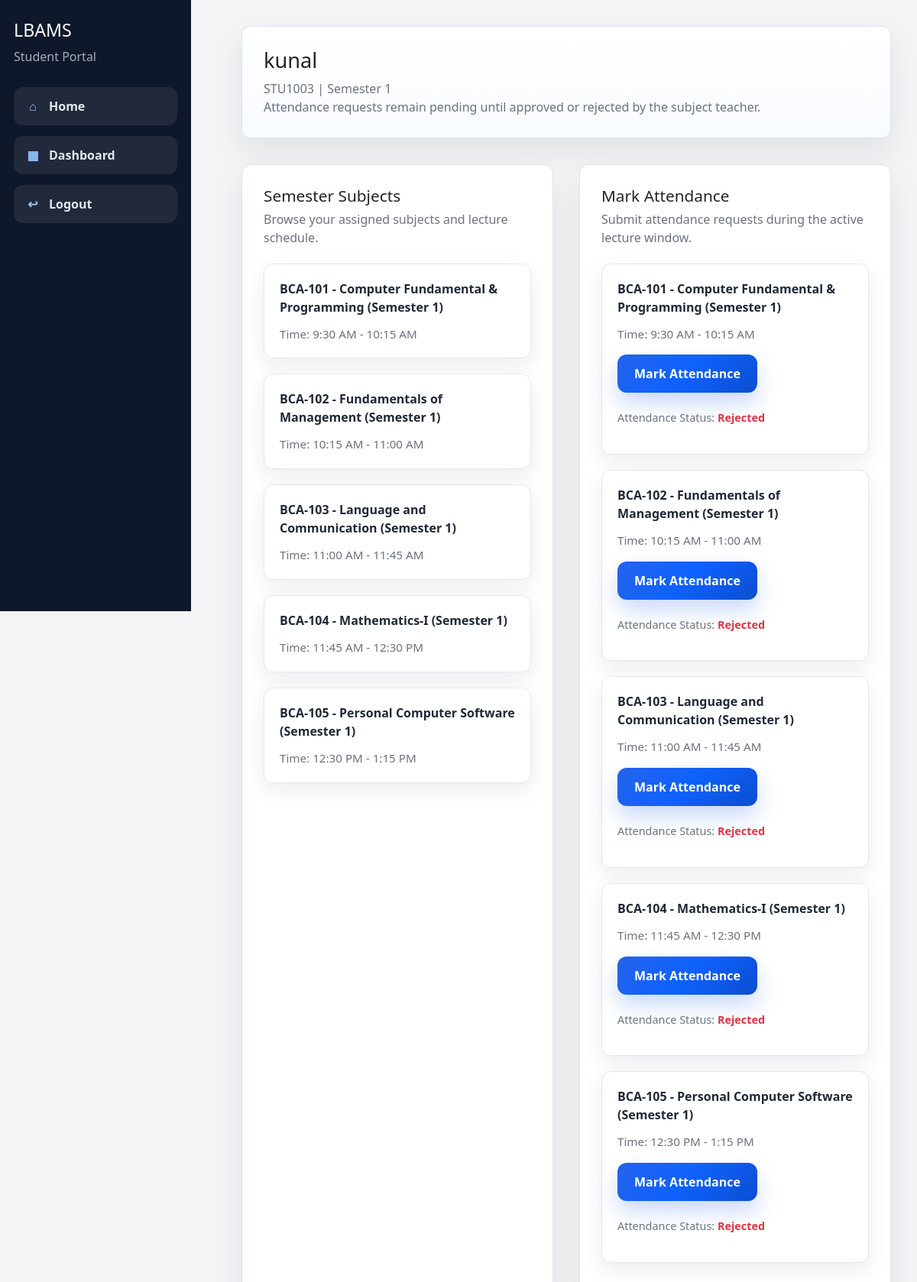
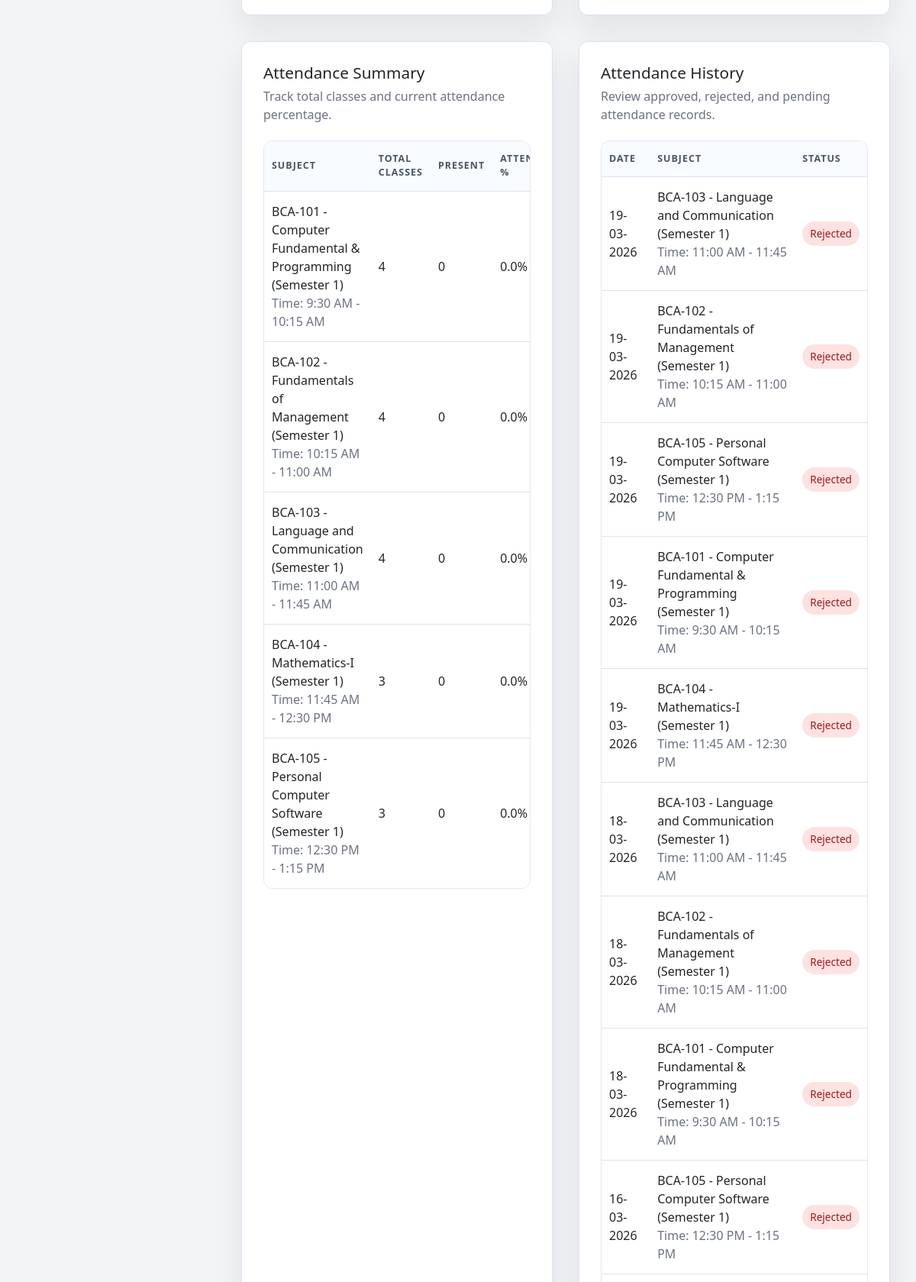
The page /student/dashboard (signed in, upper part) on the database its author committed (2 pictures, top to bottom).
### models.py (models this page shows, shortened)
class User(UserMixin, db.Model):
    __tablename__ = "users"
    id = db.Column(db.Integer, primary_key=True)
    username = db.Column(db.String(80), unique=True, nullable=False)
    password_hash = db.Column(db.String(255), nullable=False)
    role = db.Column(db.String(20), nullable=False)
    student = db.relationship("Student", back_populates="user", uselist=False)
    teacher = db.relationship("Teacher", back_populates="user", uselist=False)
    admin = db.relationship("Admin", back_populates="user", uselist=False)

class Student(db.Model):
    __tablename__ = "students"
    id = db.Column(db.Integer, primary_key=True)
    user_id = db.Column(db.Integer, db.ForeignKey("users.id"), unique=True, nullable=False)
    student_code = db.Column(db.String(30), unique=True, nullable=False)
    roll_number = db.Column(db.String(30), unique=True, nullable=False)
    full_name = db.Column(db.String(120), nullable=False)
    email = db.Column(db.String(120), unique=True, nullable=False)
    semester = db.Column(db.Integer, nullable=False)
    is_approved = db.Column(db.Boolean, default=False, nullable=False)
    is_rejected = db.Column(db.Boolean, default=False, nullable=False)
    created_at = db.Column(db.DateTime, default=datetime.utcnow, nullable=False)
    user = db.relationship("User", back_populates="student")
    attendances = db.relationship("Attendance", back_populates="student", passive_deletes=True)
    attendance_summaries = db.relationship(
        "AttendanceSummary",
        back_populates="student",
        passive_deletes=True,
    )

class Subject(db.Model):
    __tablename__ = "subjects"
    id = db.Column(db.Integer, primary_key=True)
    name = db.Column(db.String(120), unique=True, nullable=False)
    code = db.Column(db.String(20), unique=True, nullable=False)
    semester = db.Column(db.Integer, nullable=False)
    subject_type = db.Column("type", db.String(20), nullable=False, default="theory")
    teacher_id = db.Column(db.Integer, db.ForeignKey("teachers.id"), nullable=True)
    start_time = db.Column(db.Time, nullable=True)
    end_time = db.Column(db.Time, nullable=True)
    teachers = db.relationship(
        "Teacher",
        secondary=teacher_subjects,
        back_populates="subject_assignments",
    )
    lectures = db.relationship("Lecture", back_populates="subject", cascade="all, delete-orphan")
    attendances = db.relationship("Attendance", back_populates="subject")
    attendance_summaries = db.relationship("AttendanceSummary", back_populates="subject")
    @property
    def lecture_time_label(self):
        if self.subject_type == "lab":
            return "Lab subject"
        if self.subject_type == "project":
            return "Project"
        if not self.start_time or not self.end_time:
            return "Time not set"
        start = self.start_time.strftime("%I:%M %p").lstrip("0")
        end = self.end_time.strftime("%I:%M %p").lstrip("0")
        return f"{start} - {end}"
    @property
    def display_label(self):
        return f"{self.code} - {self.name} (Semester {self.semester})"

class AttendanceSummary(db.Model):
    __tablename__ = "attendance_summaries"
    __table_args__ = (
        UniqueConstraint("student_id", "subject_id", name="uq_attendance_summary"),
    )
    id = db.Column(db.Integer, primary_key=True)
    student_id = db.Column(db.Integer, db.ForeignKey("students.id"), nullable=False)
    subject_id = db.Column(db.Integer, db.ForeignKey("subjects.id"), nullable=False)
    total_classes = db.Column(db.Integer, default=0, nullable=False)
    present_classes = db.Column(db.Integer, default=0, nullable=False)
    attendance_percentage = db.Column(db.Float, default=0.0, nullable=False)
    updated_at = db.Column(db.DateTime, default=datetime.utcnow, onupdate=datetime.utcnow, nullable=False)
    student = db.relationship("Student", back_populates="attendance_summaries")
    subject = db.relationship("Subject", back_populates="attendance_summaries")

class Attendance(db.Model):
    __tablename__ = "attendance"
    __table_args__ = (
        UniqueConstraint("student_id", "lecture_id", "attendance_date", name="uq_attendance_once"),
    )
    id = db.Column(db.Integer, primary_key=True)
    student_id = db.Column(db.Integer, db.ForeignKey("students.id"), nullable=False)
    subject_id = db.Column(db.Integer, db.ForeignKey("subjects.id"), nullable=False)
    lecture_id = db.Column(db.Integer, db.ForeignKey("lectures.id"), nullable=False)
    attendance_date = db.Column(db.Date, default=date.today, nullable=False)
    status = db.Column(db.String(20), default="pending", nullable=False) # status can be pending, present, absent
    latitude = db.Column(db.Float, nullable=False)
    longitude = db.Column(db.Float, nullable=False)
    distance_meters = db.Column(db.Float, nullable=False)
    created_at = db.Column(db.DateTime, default=datetime.utcnow, nullable=False)
    student = db.relationship("Student", back_populates="attendances")
    subject = db.relationship("Subject", back_populates="attendances")
    lecture = db.relationship("Lecture", back_populates="attendances")

### routes/student_routes.py (the view)
@student_bp.route("/dashboard")
@login_required
def dashboard():
    if not student_required():
        return redirect(url_for("auth.login"))
    student = get_current_student()
    roll_number_redirect = require_roll_number(student)
    if roll_number_redirect:
        return roll_number_redirect
    reconcile_lecture_attendance()
    subjects = (
        Subject.query.filter_by(semester=student.semester)
        .order_by(
            case((Subject.start_time.is_(None), 1), else_=0),
            Subject.start_time.asc(),
            Subject.name.asc(),
        )
        .all()
    )
    todays_attendance = Attendance.query.filter_by(
        student_id=student.id,
        attendance_date=datetime.now(IST).date()
    ).all()
    attendance_status = {att.subject_id: att.status for att in todays_attendance}
    summary = []
    for subject in subjects:
        stored_summary = update_attendance_summary(student.id, subject.id)
        summary.append(
            {
                "subject": subject,
                "total_classes": stored_summary.total_classes if stored_summary else 0,
                "present": stored_summary.present_classes if stored_summary else 0,
                "percentage": stored_summary.attendance_percentage if stored_summary else 0,
            }
        )
    db.session.commit()
    history = (
        Attendance.query.filter_by(student_id=student.id)
        .order_by(Attendance.attendance_date.desc(), Attendance.created_at.desc())
        .all()
    )
    return render_template(
        "student/dashboard.html",
        student=student,
        subjects=subjects,
        summary=summary,
        history=history,
        allowed_radius=ALLOWED_RADIUS_METERS,
        attendance_status=attendance_status,
    )

### templates/student/dashboard.html (shortened to what this page needs)
{% extends "base.html" %}
{% block content %}
<section class="student-dashboard">
    <div class="card student-profile-card">
        <h2>{{ student.full_name }}</h2>
        <p class="muted">{{ student.student_code }} | Semester {{ student.semester }}</p>
        <p class="muted">Attendance requests remain pending until approved or rejected by the subject teacher.</p>
    </div>
    <div class="student-dashboard-grid">
        <div class="card student-subjects-card">
            <div class="student-card-header">
                <h2>Semester Subjects</h2>
                <p class="muted">Browse your assigned subjects and lecture schedule.</p>
            </div>
            <div class="subject-card-list">
                {% for subject in subjects %}
                <a class="subject-card" href="{{ url_for('student.subject_attendance_history', subject_id=subject.id) }}">
                    <p class="subject-heading">{{ subject.display_label }}</p>
                    <p class="subject-time">Time: {{ subject.lecture_time_label }}</p>
                </a>
                {% else %}
                <p>No subjects available for your semester.</p>
                {% endfor %}
            </div>
        </div>
        <div class="card student-attendance-card">
            <div class="student-card-header">
                <h2>Mark Attendance</h2>
                <p class="muted">Submit attendance requests during the active lecture window.</p>
            </div>
            <div class="subject-card-list">
                {% for subject in subjects %}
                <div class="subject-card">
                    <p class="subject-heading">{{ subject.display_label }}</p>
                    <p class="subject-time">Time: {{ subject.lecture_time_label }}</p>
                    <button
                        class="btn btn-primary attendance-trigger"
                        data-subject-id="{{ subject.id }}"
                        data-subject-name="{{ subject.name }}"
                        type="button"
                    >
                        Mark Attendance
                    </button>
                    {% set status = attendance_status.get(subject.id) %}
                    <p style="margin-top: 10px; font-size: 0.9em; color: #6c757d;">
                        Attendance Status:
                        {% if status == 'pending' %}
                            <span style="color: #0d6efd; font-weight: 600;">Pending Approval</span>
                        {% elif status == 'present' %}
                            <span style="color: #198754; font-weight: 600;">Accepted</span>
                        {% elif status == 'absent' %}
                            <span style="color: #dc3545; font-weight: 600;">Rejected</span>
                        {% else %}
                            <span>Not Marked</span>
                        {% endif %}
                    </p>
                </div>
                {% else %}
                <p>No subjects available for your semester.</p>
                {% endfor %}
            </div>
        </div>
        <div class="card student-summary-card">
            <div class="student-card-header">
                <h2>Attendance Summary</h2>
                <p class="muted">Track total classes and current attendance percentage.</p>
            </div>
            <div class="table-wrap">
                <table>
                    <thead>
                        <tr>
                            <th>Subject</th>
                            <th>Total Classes</th>
                            <th>Present</th>
                            <th>Attendance %</th>
                        </tr>
                    </thead>
                    <tbody>
                        {% for row in summary %}
                        <tr>
                            <td>{{ row.subject.display_label }}<br><span class="muted">Time: {{ row.subject.lecture_time_label }}</span></td>
                            <td>{{ row.total_classes }}</td>
                            <td>{{ row.present }}</td>
                            <td>{{ row.percentage }}%</td>
                        </tr>
                        {% else %}
                        <tr><td colspan="4">No attendance summary yet.</td></tr>
                        {% endfor %}
                    </tbody>
                </table>
            </div>
        </div>
        <div class="card student-history-card">
            <div class="student-card-header">
                <h2>Attendance History</h2>
                <p class="muted">Review approved, rejected, and pending attendance records.</p>
            </div>
            <div class="table-wrap">
                <table>
                    <thead>
                        <tr>
                            <th>Date</th>
                            <th>Subject</th>
                            <th>Status</th>
                        </tr>
                    </thead>
                    <tbody>
                        {% for record in history %}
                        <tr>
                            <td>{{ record.attendance_date|format_date }}</td>
                            <td>{{ record.subject.display_label }}<br><span class="muted">Time: {{ record.subject.lecture_time_label }}</span></td>
                            <td>
                                {% if record.status == 'present' %}
                                <span class="status present">Accepted</span>
                                {% elif record.status == 'absent' %}
                                <span class="status absent">Rejected</span>
                                {% else %}
                                <span class="status pending">Pending</span>
                                {% endif %}
                            </td>
                        </tr>
                        {% else %}
                        <tr><td colspan="3">No attendance history.</td></tr>
                        {% endfor %}
                    </tbody>
                </table>
            </div>
        </div>
    </div>
</section>
{% endblock %}

### templates/base.html (shortened to what this page needs)
<!DOCTYPE html>
<html lang="en">
<head>
    <link
        href="https://cdn.jsdelivr.net/npm/bootstrap@5.3.3/dist/css/bootstrap.min.css"
        rel="stylesheet"
    >
    <link rel="stylesheet" href="{{ url_for('static', filename='css/style.css') }}">
</head>
<body>
    <div class="page-shell">
        {% if current_user.is_authenticated %}
        <aside class="sidebar">
            <div class="sidebar-brand">
                <h2>LBAMS</h2>
                <p class="muted">{{ current_user.role|title }} Portal</p>
            </div>
            <nav class="nav-links">
                <a href="{{ url_for('main.home') }}"><span class="nav-icon">&#8962;</span><span>Home</span></a>
                {% if current_user.role == 'admin' %}
                <a href="{{ url_for('admin.dashboard') }}"><span class="nav-icon">&#9638;</span><span>Dashboard</span></a>
                <a href="{{ url_for('admin.manage_teacher_subjects') }}"><span class="nav-icon">&#8942;</span><span>Manage Teacher Subjects</span></a>
                {% elif current_user.role == 'teacher' %}
                <a href="{{ url_for('teacher.dashboard') }}"><span class="nav-icon">&#9638;</span><span>Dashboard</span></a>
                {% elif current_user.role == 'student' %}
                <a href="{{ url_for('student.dashboard') }}"><span class="nav-icon">&#9638;</span><span>Dashboard</span></a>
                {% endif %}
                <a href="{{ url_for('auth.logout') }}"><span class="nav-icon">&#8617;</span><span>Logout</span></a>
            </nav>
        </aside>
        {% endif %}
        <main class="content {% if not current_user.is_authenticated %}content-full{% endif %}">
            {% block content %}{% endblock %}
        </main>
    </div>
</body>
</html>

### rows shown on the page
User: role "Student"
Student: full_name "kunal", student_code "STU1003", semester "1"
Subject: display_label "BCA-101 - Computer Fundamental & Programming (Semester 1)", lecture_time_label "9:30 AM - 10:15 AM", subject.display_label "BCA-101 - Computer Fundamental & Programming (Semester 1)", subject.lecture_time_label "9:30 AM - 10:15 AM"
Subject: display_label "BCA-102 - Fundamentals of Management (Semester 1)", lecture_time_label "10:15 AM - 11:00 AM", subject.display_label "BCA-102 - Fundamentals of Management (Semester 1)", subject.lecture_time_label "10:15 AM - 11:00 AM"
Subject: display_label "BCA-103 - Language and Communication (Semester 1)", lecture_time_label "11:00 AM - 11:45 AM", subject.display_label "BCA-103 - Language and Communication (Semester 1)", subject.lecture_time_label "11:00 AM - 11:45 AM"
Subject: display_label "BCA-104 - Mathematics-I (Semester 1)", lecture_time_label "11:45 AM - 12:30 PM", subject.display_label "BCA-104 - Mathematics-I (Semester 1)", subject.lecture_time_label "11:45 AM - 12:30 PM"
Subject: display_label "BCA-105 - Personal Computer Software (Semester 1)", lecture_time_label "12:30 PM - 1:15 PM", subject.display_label "BCA-105 - Personal Computer Software (Semester 1)", subject.lecture_time_label "12:30 PM - 1:15 PM"
AttendanceSummary: percentage "0.0"
AttendanceSummary: percentage "0.0"
AttendanceSummary: percentage "0.0"
AttendanceSummary: percentage "0.0"
AttendanceSummary: percentage "0.0"
Attendance: attendance_date "19-03-2026", subject.display_label "BCA-103 - Language and Communication (Semester 1)", subject.lecture_time_label "11:00 AM - 11:45 AM", status "Rejected"
Attendance: attendance_date "19-03-2026", subject.display_label "BCA-102 - Fundamentals of Management (Semester 1)", subject.lecture_time_label "10:15 AM - 11:00 AM", status "Rejected"
Attendance: attendance_date "19-03-2026", subject.display_label "BCA-105 - Personal Computer Software (Semester 1)", subject.lecture_time_label "12:30 PM - 1:15 PM", status "Rejected"
Attendance: attendance_date "19-03-2026", subject.display_label "BCA-101 - Computer Fundamental & Programming (Semester 1)", subject.lecture_time_label "9:30 AM - 10:15 AM", status "Rejected"
Attendance: attendance_date "19-03-2026", subject.display_label "BCA-104 - Mathematics-I (Semester 1)", subject.lecture_time_label "11:45 AM - 12:30 PM", status "Rejected"
Attendance: attendance_date "18-03-2026", subject.display_label "BCA-103 - Language and Communication (Semester 1)", subject.lecture_time_label "11:00 AM - 11:45 AM", status "Rejected"
Attendance: attendance_date "18-03-2026", subject.display_label "BCA-102 - Fundamentals of Management (Semester 1)", subject.lecture_time_label "10:15 AM - 11:00 AM", status "Rejected"
Attendance: attendance_date "18-03-2026", subject.display_label "BCA-101 - Computer Fundamental & Programming (Semester 1)", subject.lecture_time_label "9:30 AM - 10:15 AM", status "Rejected"
Attendance: attendance_date "16-03-2026", subject.display_label "BCA-105 - Personal Computer Software (Semester 1)", subject.lecture_time_label "12:30 PM - 1:15 PM", status "Rejected"

### other values the page prints
{{ row.total_classes }} "4" "4" "4" "3" "3"
{{ row.present }} "0" "0" "0" "0" "0"
